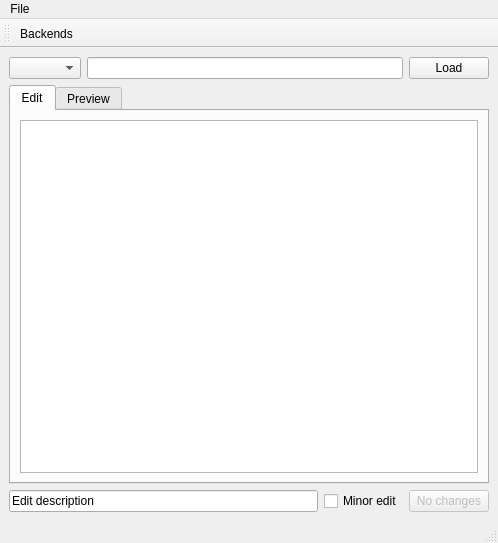
<?xml version="1.0" encoding="UTF-8"?>
<ui version="4.0">
 <class>MainWindow</class>
 <widget class="QMainWindow" name="MainWindow">
  <property name="geometry">
   <rect>
    <x>0</x>
    <y>0</y>
    <width>498</width>
    <height>543</height>
   </rect>
  </property>
  <property name="windowTitle">
   <string>QWebcontentedit</string>
  </property>
  <widget class="QWidget" name="centralwidget">
   <layout class="QVBoxLayout" name="verticalLayout">
    <item>
     <layout class="QHBoxLayout" name="horizontalLayout_2">
      <item>
       <widget class="QComboBox" name="backendBox">
        <property name="editable">
         <bool>false</bool>
        </property>
       </widget>
      </item>
      <item>
       <widget class="QLineEdit" name="idEdit"/>
      </item>
      <item>
       <widget class="QPushButton" name="loadButton">
        <property name="text">
         <string>Load</string>
        </property>
       </widget>
      </item>
     </layout>
    </item>
    <item>
     <widget class="QTabWidget" name="tabWidget">
      <property name="currentIndex">
       <number>0</number>
      </property>
      <widget class="QWidget" name="tab">
       <attribute name="title">
        <string>Edit</string>
       </attribute>
       <layout class="QVBoxLayout" name="verticalLayout_2">
        <item>
         <widget class="QPlainTextEdit" name="contentEdit"/>
        </item>
       </layout>
      </widget>
      <widget class="QWidget" name="tab_2">
       <attribute name="title">
        <string>Preview</string>
       </attribute>
       <layout class="QVBoxLayout" name="verticalLayout_3">
        <item>
         <widget class="QTextEdit" name="previewEdit">
          <property name="readOnly">
           <bool>true</bool>
          </property>
         </widget>
        </item>
       </layout>
      </widget>
     </widget>
    </item>
    <item>
     <layout class="QHBoxLayout" name="horizontalLayout_3">
      <item>
       <widget class="QLineEdit" name="descriptionEdit">
        <property name="text">
         <string>Edit description</string>
        </property>
       </widget>
      </item>
      <item>
       <widget class="QCheckBox" name="minorBox">
        <property name="text">
         <string>Minor edit</string>
        </property>
       </widget>
      </item>
      <item>
       <widget class="QPushButton" name="saveButton">
        <property name="enabled">
         <bool>false</bool>
        </property>
        <property name="text">
         <string>No changes</string>
        </property>
       </widget>
      </item>
     </layout>
    </item>
   </layout>
  </widget>
  <widget class="QMenuBar" name="menubar">
   <property name="geometry">
    <rect>
     <x>0</x>
     <y>0</y>
     <width>498</width>
     <height>22</height>
    </rect>
   </property>
   <widget class="QMenu" name="menuFile">
    <property name="title">
     <string>File</string>
    </property>
    <addaction name="actionBackends"/>
    <addaction name="separator"/>
    <addaction name="actionExit"/>
   </widget>
   <addaction name="menuFile"/>
  </widget>
  <widget class="QStatusBar" name="statusbar"/>
  <widget class="QToolBar" name="toolBar">
   <property name="windowTitle">
    <string>toolBar</string>
   </property>
   <attribute name="toolBarArea">
    <enum>TopToolBarArea</enum>
   </attribute>
   <attribute name="toolBarBreak">
    <bool>false</bool>
   </attribute>
   <addaction name="actionBackends"/>
  </widget>
  <action name="actionExit">
   <property name="text">
    <string>Exit</string>
   </property>
  </action>
  <action name="actionBackends">
   <property name="text">
    <string>Backends</string>
   </property>
  </action>
 </widget>
 <resources/>
 <connections>
  <connection>
   <sender>actionExit</sender>
   <signal>triggered()</signal>
   <receiver>MainWindow</receiver>
   <slot>close()</slot>
   <hints>
    <hint type="sourcelabel">
     <x>-1</x>
     <y>-1</y>
    </hint>
    <hint type="destinationlabel">
     <x>343</x>
     <y>306</y>
    </hint>
   </hints>
  </connection>
 </connections>
</ui>
